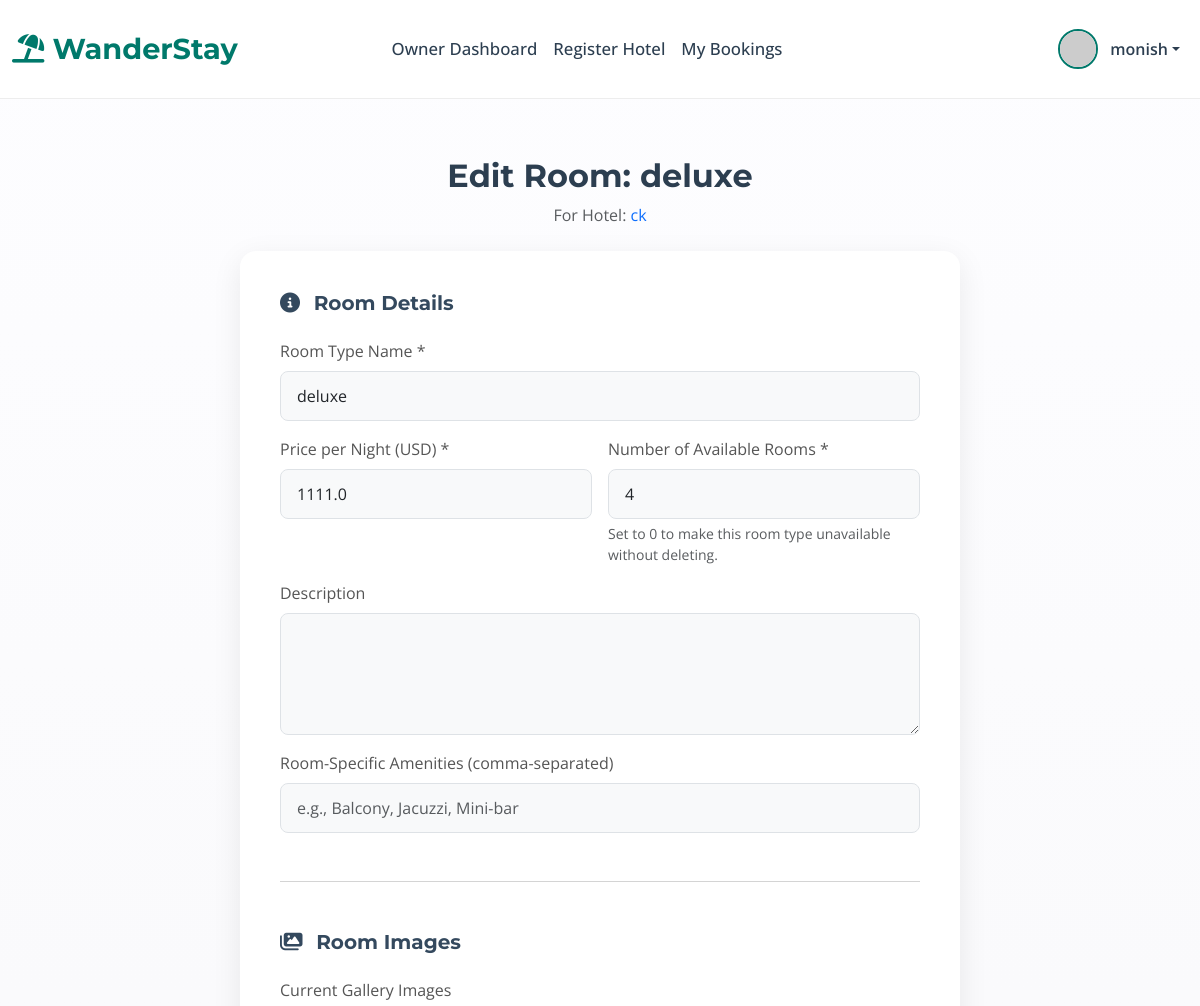
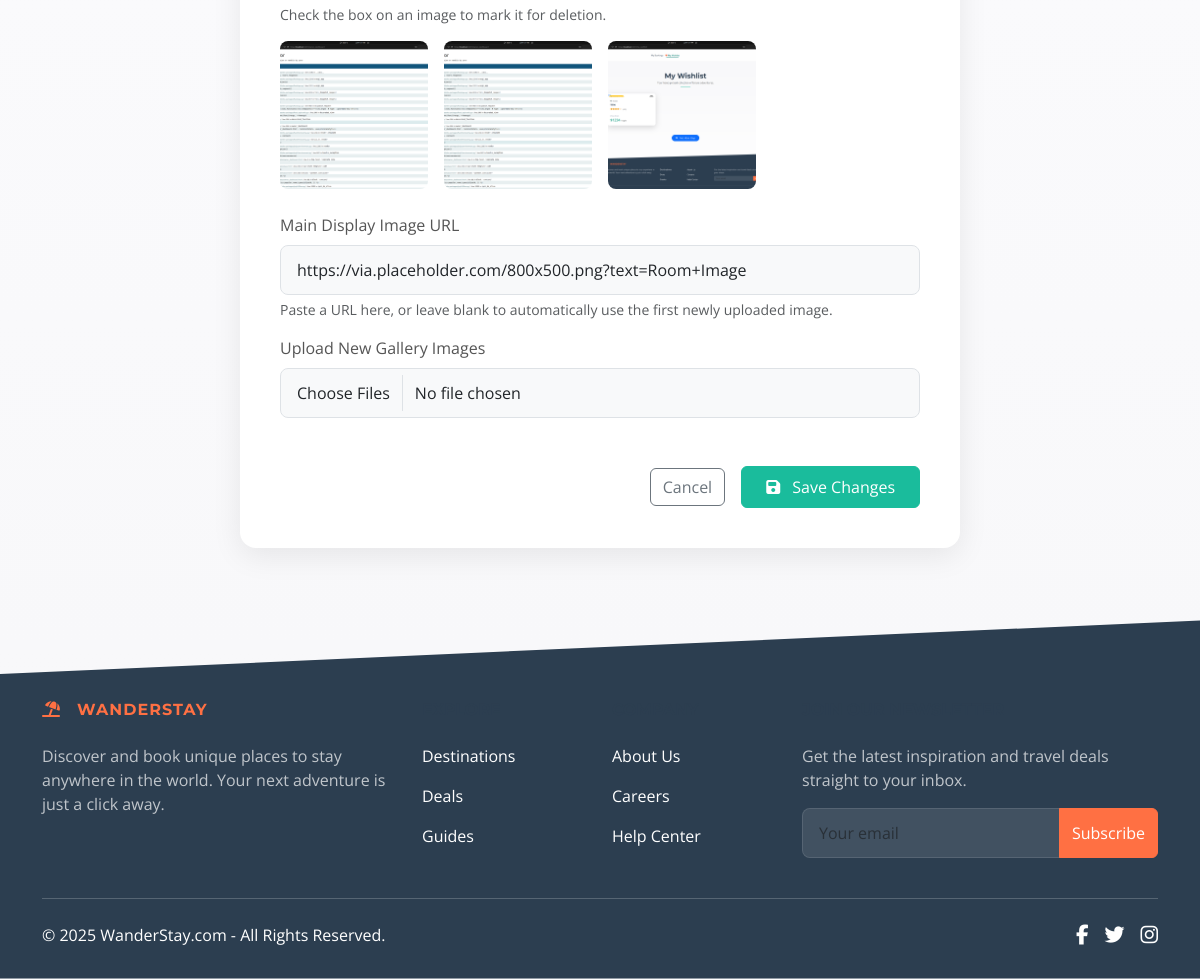
Page /hotel/1/edit_room/1 (signed in) on the committed database (2 pictures, top to bottom).
### app.py (models this page shows, shortened)
class User(UserMixin, db.Model):
    id = db.Column(db.Integer, primary_key=True)
    username = db.Column(db.String(80), unique=True, nullable=False)
    email = db.Column(db.String(120), unique=True, nullable=False)
    password_hash = db.Column(db.String(200), nullable=False)
    role = db.Column(db.String(20), nullable=False, default='user')
    is_active = db.Column(db.Boolean, default=True, nullable=False)
    created_at = db.Column(db.DateTime, default=datetime.utcnow)
    hotels_owned = db.relationship('Hotel', backref='owner_user', lazy=True, foreign_keys='Hotel.owner_id', cascade="all, delete-orphan")
    bookings = db.relationship('Booking', backref='booker', lazy=True, foreign_keys='Booking.user_id', cascade="all, delete-orphan")
    wishlist_items = db.relationship('Wishlist', backref='user', lazy='dynamic', cascade='all, delete-orphan')
    audit_logs = db.relationship('AuditLog', backref='actor', lazy=True, foreign_keys='AuditLog.user_id')
    hotels = db.relationship('Hotel', back_populates='owner', lazy=True, cascade="all, delete-orphan")

class RoomType(db.Model):
    id = db.Column(db.Integer, primary_key=True)
    hotel_id = db.Column(db.Integer, db.ForeignKey('hotel.id', ondelete='CASCADE'), nullable=False)
    name = db.Column(db.String(100), nullable=False)
    description = db.Column(db.Text, nullable=True)
    price_per_night = db.Column(db.Float, nullable=False)
    number_of_rooms = db.Column(db.Integer, nullable=False, default=1)
    amenities = db.Column(db.String(300), nullable=True)
    main_image_url = db.Column(db.String(255), nullable=True, default='https://via.placeholder.com/800x500.png?text=Room+Image')
    gallery_images = db.relationship('RoomImage', backref='room_type_ref', lazy='dynamic', cascade="all, delete-orphan")
    bookings = db.relationship('Booking', backref='room_type', lazy='dynamic', cascade="all, delete-orphan")
    availabilities = db.relationship('Availability', backref='room_type_ref', lazy='dynamic', cascade="all, delete-orphan")

class Hotel(db.Model):
    id = db.Column(db.Integer, primary_key=True)
    name = db.Column(db.String(100), nullable=False)
    location = db.Column(db.String(200), nullable=False)
    description = db.Column(db.Text, nullable=True)
    price_per_night = db.Column(db.Float, nullable=True)
    image_url = db.Column(db.String(255), nullable=True, default='https://via.placeholder.com/800x500.png?text=Main+Hotel+Image')
    owner_id = db.Column(db.Integer, db.ForeignKey('user.id', ondelete='CASCADE'), nullable=False)
    owner = db.relationship('User', back_populates='hotels')
    is_approved = db.Column(db.Boolean, default=False, nullable=False)
    star_rating = db.Column(db.Integer, nullable=True)
    amenities = db.relationship('Amenity', secondary=hotel_amenities, lazy='subquery', backref=db.backref('hotels', lazy=True))
    latitude = db.Column(db.Float, nullable=True)
    longitude = db.Column(db.Float, nullable=True)
    gallery_images = db.relationship('HotelImage', backref='hotel_ref', lazy='dynamic', cascade="all, delete-orphan")
    bookings = db.relationship('Booking', backref='hotel', lazy=True, foreign_keys='Booking.hotel_id', cascade="all, delete-orphan")
    wishlisted_by_users = db.relationship('Wishlist', backref='hotel', lazy='dynamic', cascade='all, delete-orphan')
    room_types = db.relationship('RoomType', backref='hotel', lazy='dynamic', cascade="all, delete-orphan")
    bookings = db.relationship('Booking', backref='hotel', lazy=True)

class RoomImage(db.Model):
    id = db.Column(db.Integer, primary_key=True)
    room_type_id = db.Column(db.Integer, db.ForeignKey('room_type.id', ondelete='CASCADE'), nullable=False)
    filename = db.Column(db.String(255), nullable=False)

### app.py (the view, shortened to what this page needs)
@app.route('/hotel/<int:hotel_id>/edit_room/<int:room_type_id>', methods=['GET', 'POST'])
@role_required(['owner', 'admin'])
@verify_hotel_owner
def edit_room(hotel, room_type_id):
    room = RoomType.query.filter_by(id=room_type_id, hotel_id=hotel.id).first_or_404()
    return render_template('edit_room.html', hotel=hotel, room=room)

### templates/edit_room.html (shortened to what this page needs)
{% extends "base.html" %}
{% block content %}
<div class="container my-5">
    <div class="row justify-content-center">
        <div class="col-lg-10 col-xl-8">
            <div class="text-center mb-4">
                <h1 class="h2 fw-bold" style="color: #2c3e50;">Edit Room: {{ room.name }}</h1>
                <p class="text-muted">For Hotel: <a href="{{ url_for('hotel_detail', hotel_id=hotel.id) }}" class="text-decoration-none">{{ hotel.name }}</a></p>
            </div>
            <form method="POST" enctype="multipart/form-data" class="form-section">
                <h5 class="mb-4 fw-bold" style="color: #34495e;"><i class="fas fa-info-circle me-2"></i> Room Details</h5>
                <div class="row g-3">
                    <div class="col-12">
                        <label for="name" class="form-label">Room Type Name *</label>
                        <input type="text" class="form-control" id="name" name="name" value="{{ room.name }}" required>
                    </div>
                    <div class="col-md-6">
                        <label for="price_per_night" class="form-label">Price per Night (USD) *</label>
                        <input type="number" step="0.01" class="form-control" id="price_per_night" name="price_per_night" value="{{ room.price_per_night }}" required>
                    </div>
                    <div class="col-md-6">
                        <label for="number_of_rooms" class="form-label">Number of Available Rooms *</label>
                        <input type="number" class="form-control" id="number_of_rooms" name="number_of_rooms" value="{{ room.number_of_rooms }}" required>
                        <div class="form-text">Set to 0 to make this room type unavailable without deleting.</div>
                    </div>
                    <div class="col-12">
                        <label for="description" class="form-label">Description</label>
                        <textarea class="form-control" id="description" name="description" rows="4">{{ room.description or '' }}</textarea>
                    </div>
                    <div class="col-12">
                        <label for="amenities" class="form-label">Room-Specific Amenities (comma-separated)</label>
                        <input type="text" class="form-control" id="amenities" name="amenities" value="{{ room.amenities or '' }}" placeholder="e.g., Balcony, Jacuzzi, Mini-bar">
                    </div>
                </div>
                <hr class="my-5">
                <h5 class="mb-4 fw-bold" style="color: #34495e;"><i class="fas fa-images me-2"></i> Room Images</h5>
                {% if room.gallery_images.all() %}
                <div class="mb-4">
                    <label class="form-label">Current Gallery Images</label>
                    <p class="small text-muted">Check the box on an image to mark it for deletion.</p>
                    <div class="row g-3">
                        {% for image in room.gallery_images.all() %}
                        <div class="col-6 col-md-4 col-lg-3">
                            <div class="image-gallery-item">
                                <img src="{{ url_for('static', filename='uploads/hotel_images/' + image.filename) }}" class="img-fluid" style="aspect-ratio: 1/1; object-fit: cover;">
                            </div>
                        </div>
                        {% endfor %}
                    </div>
                </div>
                {% endif %}
                <div class="mb-3">
                    <label for="main_image_url" class="form-label">Main Display Image URL</label>
                    <input type="url" class="form-control" id="main_image_url" name="main_image_url" value="{{ room.main_image_url or '' }}" placeholder="https://example.com/main_image.jpg">
                    <div class="form-text">Paste a URL here, or leave blank to automatically use the first newly uploaded image.</div>
                </div>
                <div class="mb-3">
                    <label for="gallery_images_upload" class="form-label">Upload New Gallery Images</label>
                    <input class="form-control" type="file" id="gallery_images_upload" name="gallery_images_upload" multiple>
                </div>
                <div class="d-flex justify-content-end align-items-center mt-5">
                    <a href="{{ url_for('manage_rooms', hotel_id=hotel.id) }}" class="btn btn-outline-secondary me-3">Cancel</a>
                    <button type="submit" class="btn btn-primary px-4 py-2" style="background-color: #1abc9c; border-color: #1abc9c;">
                        <i class="fas fa-save me-2"></i> Save Changes
                    </button>
                </div>
            </form>
        </div>
    </div>
</div>
{% endblock %}

### templates/base.html (shortened to what this page needs)
<!DOCTYPE html>
<html lang="en">
<head>
    <link href="https://cdn.jsdelivr.net/npm/bootstrap@5.3.2/dist/css/bootstrap.min.css" rel="stylesheet">
    <link rel="stylesheet" href="https://cdnjs.cloudflare.com/ajax/libs/font-awesome/6.4.2/css/all.min.css" />
    <link rel="stylesheet" href="https://unpkg.com/leaflet@1.9.4/dist/leaflet.css"/>
</head>
<body class="d-flex flex-column min-vh-100">
    <nav class="navbar navbar-expand-lg fixed-top py-3" style="background-color: rgba(255, 255, 255, 0.85); backdrop-filter: blur(12px); -webkit-backdrop-filter: blur(12px); border-bottom: 1px solid rgba(0, 0, 0, 0.07);">
        <div class="container-fluid">
            <a class="navbar-brand" href="{{ url_for('index') }}" style="font-weight: 700; color: var(--primary-color); font-size: 1.8rem; text-decoration: none;">
                <i class="fas fa-umbrella-beach"></i> WanderStay
            </a>
            <div class="collapse navbar-collapse" id="navbarNav">
                <ul class="navbar-nav mx-auto mb-2 mb-lg-0" style="font-size: 1.05rem;">
                    {% include 'partials/_nav_links.html' %}
                </ul>
                <ul class="navbar-nav ms-auto mb-2 mb-lg-0 align-items-center">
                    {% if current_user.is_authenticated %}
                        <li class="nav-item dropdown">
                            <a class="nav-link dropdown-toggle d-flex align-items-center" href="#" id="navbarUserDropdown" role="button" data-bs-toggle="dropdown" aria-expanded="false" style="color: var(--text-color-dark);">
                                <img src="https://i.pravatar.cc/40?u={{ current_user.id }}" alt="User" style="width: 40px; height: 40px; border-radius: 50%; margin-right: 12px; border: 2px solid var(--primary-color);">
                                <span style="font-weight: 600;">{{ current_user.username }}</span>
                            </a>
                        </li>
                    {% endif %}
                </ul>
            </div>
        </div>
    </nav>
    <main class="flex-grow-1">
        {% block content_container %}
        <div class="container py-4">
            {% block content %}{% endblock %}
        </div>
        {% endblock %}
    </main>
    <footer class="mt-auto text-white" style="background-color: var(--text-color-dark); padding: 5rem 0 2rem 0; clip-path: polygon(0 15%, 100% 0, 100% 100%, 0% 100%);">
        <div class="container text-center text-md-start">
            <div class="row gy-4">
                <div class="col-lg-4 col-md-6">
                    <h6 class="text-uppercase fw-bold mb-4" style="font-family: 'Montserrat', sans-serif; color: var(--accent-color); letter-spacing: 1px;">
                        <i class="fas fa-umbrella-beach me-3"></i>WanderStay
                    </h6>
                    <p style="color: rgba(255,255,255,0.7);">
                        Discover and book unique places to stay anywhere in the world. Your next adventure is just a click away.
                    </p>
                </div>
                <div class="col-lg-2 col-md-6">
                    <h6 class="text-uppercase fw-bold mb-4">Explore</h6>
                    <p><a href="#!" class="text-reset" style="text-decoration: none; transition: color 0.2s ease;">Destinations</a></p>
                    <p><a href="#!" class="text-reset" style="text-decoration: none; transition: color 0.2s ease;">Deals</a></p>
                    <p><a href="#!" class="text-reset" style="text-decoration: none; transition: color 0.2s ease;">Guides</a></p>
                </div>
                <div class="col-lg-2 col-md-6">
                    <h6 class="text-uppercase fw-bold mb-4">Company</h6>
                    <p><a href="#!" class="text-reset" style="text-decoration: none; transition: color 0.2s ease;">About Us</a></p>
                    <p><a href="#!" class="text-reset" style="text-decoration: none; transition: color 0.2s ease;">Careers</a></p>
                    <p><a href="#!" class="text-reset" style="text-decoration: none; transition: color 0.2s ease;">Help Center</a></p>
                </div>
                <div class="col-lg-4 col-md-6">
                    <h6 class="text-uppercase fw-bold mb-4">Join Our Newsletter</h6>
                    <p style="color: rgba(255,255,255,0.7);">Get the latest inspiration and travel deals straight to your inbox.</p>
                    <div class="input-group mb-3">
                        <input type="text" class="form-control" placeholder="Your email" style="background-color: rgba(255,255,255,0.1); border: 1px solid rgba(255,255,255,0.2); color: white;">
                        <button class="btn" type="button" style="background-color: var(--accent-color); color: white; border-color: var(--accent-color);">Subscribe</button>
                    </div>
                </div>
            </div>
            <div class="d-flex justify-content-between align-items-center pt-4 mt-4" style="border-top: 1px solid rgba(255,255,255,0.2);">
                <p class="mb-0">© <span id="currentYear"></span> WanderStay.com - All Rights Reserved.</p>
                <div class="d-flex">
                    <a href="" class="me-3 text-reset"><i class="fab fa-facebook-f fa-lg"></i></a>
                    <a href="" class="me-3 text-reset"><i class="fab fa-twitter fa-lg"></i></a>
                    <a href="" class="text-reset"><i class="fab fa-instagram fa-lg"></i></a>
                </div>
            </div>
        </div>
    </footer>
</body>
</html>

### rows in the picture
User: username "monish"
RoomType: name "deluxe", price_per_night "1111.0", number_of_rooms "4", main_image_url "https://via.placeholder.com/800x500.png?text=Room+Image"
Hotel: name "ck"
RoomImage: filename (picture)
RoomImage: filename (picture)
RoomImage: filename (picture)
